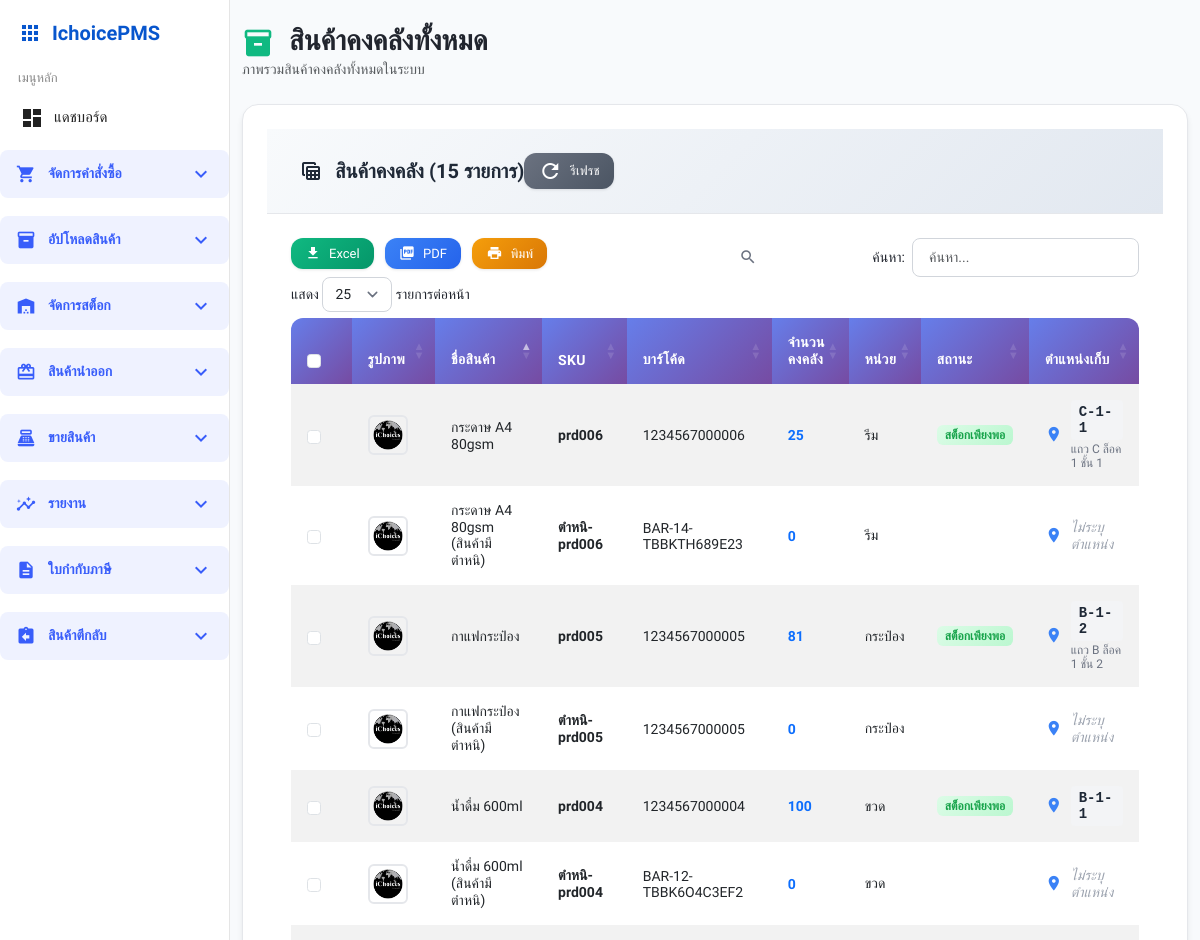
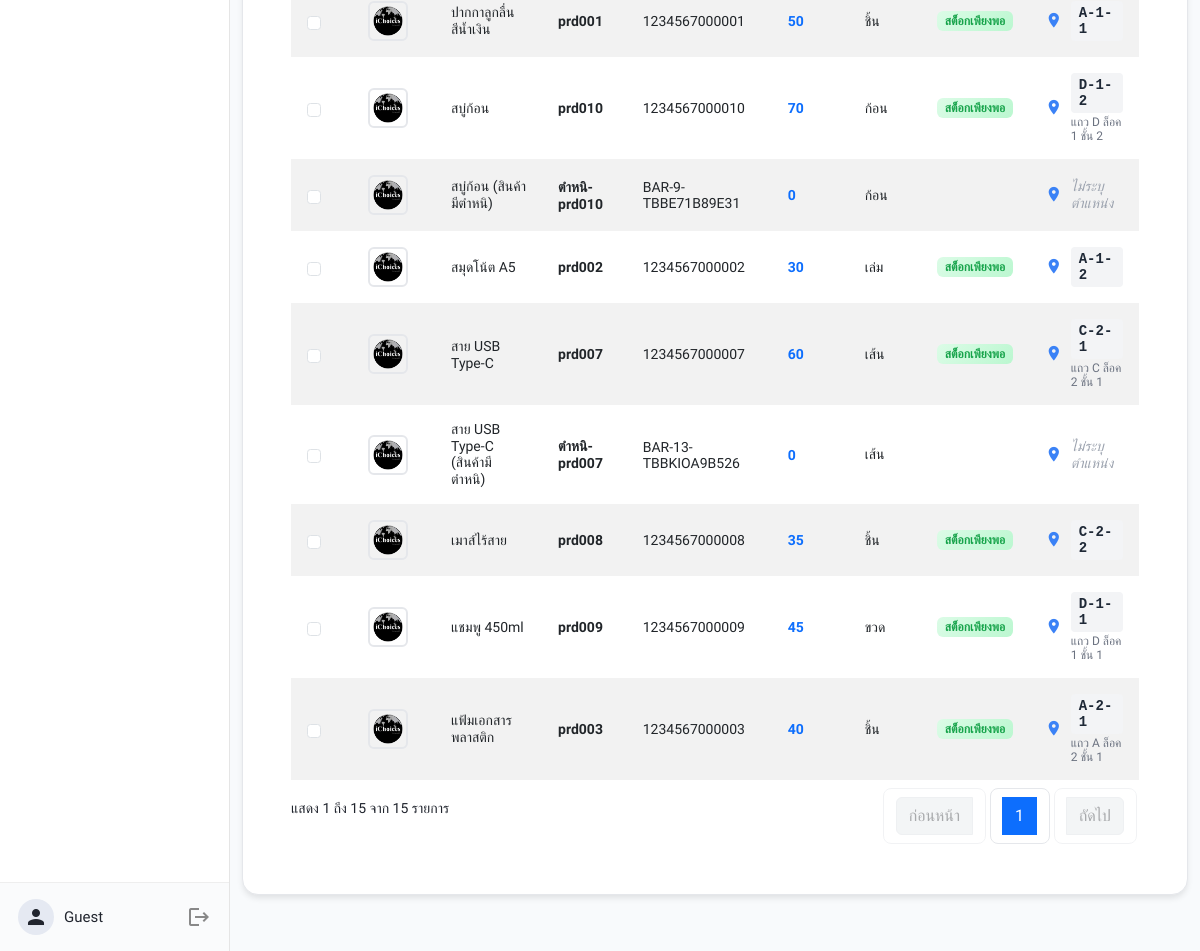
Page /stock/all_stock.php on the earlier database version (2 pictures, top to bottom).
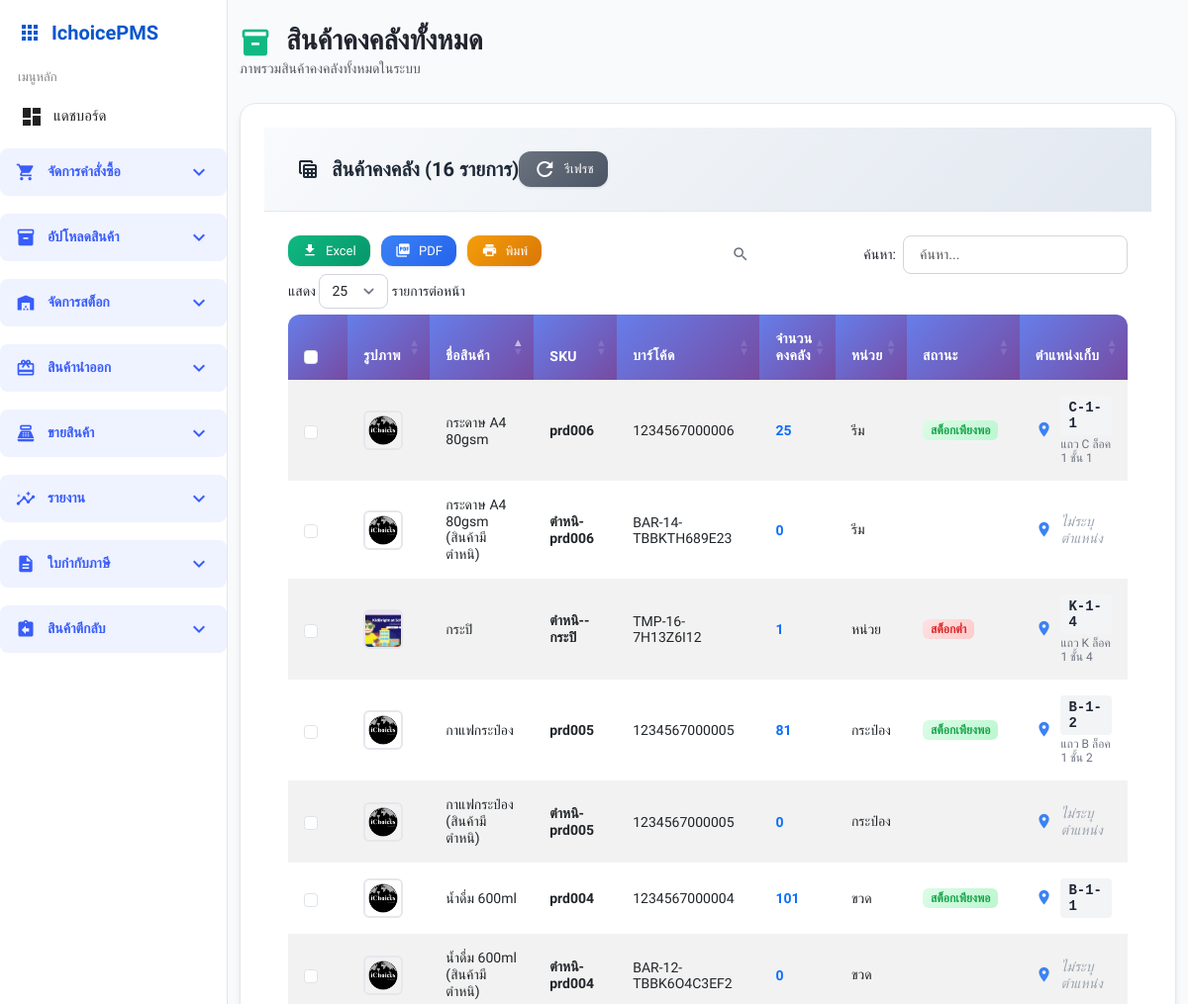
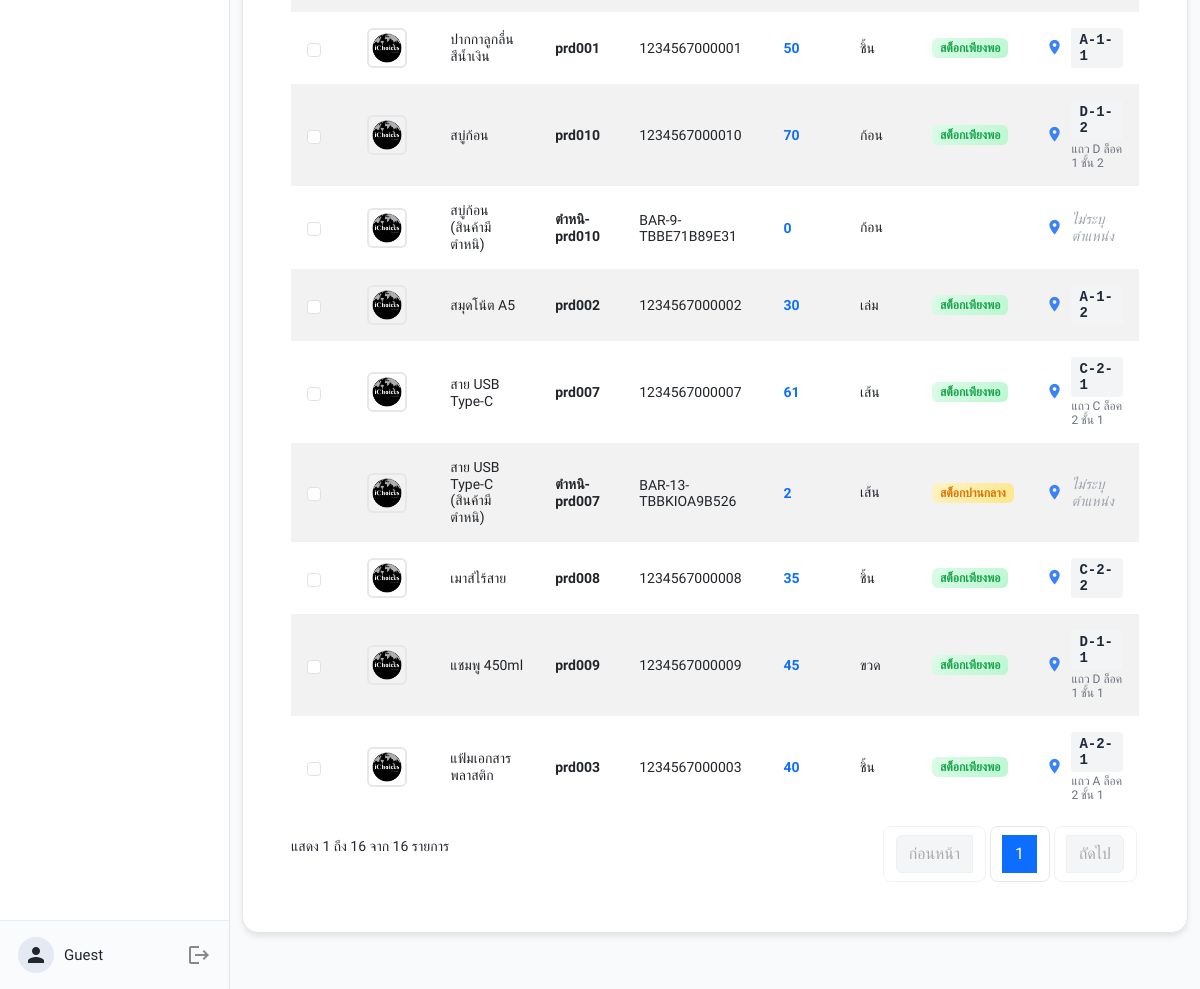
Same page on the later database version (2 pictures, top to bottom).
### tables this page shows
CREATE TABLE `products` (
  `product_id` int(11) NOT NULL,
  `name` varchar(100) NOT NULL,
  `sku` varchar(255) DEFAULT NULL,
  `barcode` varchar(50) DEFAULT NULL,
  `unit` varchar(20) DEFAULT NULL,
  `image` varchar(255) DEFAULT NULL,
  `remark_color` varchar(100) NOT NULL,
  `remark_weight` varchar(255) DEFAULT NULL,
  `remark_split` int(11) NOT NULL,
  `is_active` int(11) NOT NULL,
  `created_by` int(11) DEFAULT NULL,
  `created_at` datetime DEFAULT current_timestamp(),
  `product_category_id` int(11) DEFAULT NULL,
  `category_name` varchar(100) DEFAULT NULL COMMENT 'ชื่อประเภท'
);

### stock/all_stock.php (the view, shortened to what the rows shown need)
<?php
include '../templates/sidebar.php';
$sql_stock = "
    SELECT
        p.product_id,
        p.name,
        p.sku,
        p.barcode,
        p.unit,
        p.image,
        COALESCE(SUM(ri.receive_qty), 0) AS total_stock,
        CASE
            WHEN l.row_code IS NOT NULL AND l.bin IS NOT NULL AND l.shelf IS NOT NULL
            THEN CONCAT(l.row_code, '-', l.bin, '-', l.shelf)
            WHEN l.description IS NOT NULL
            THEN l.description
            ELSE 'ไม่ระบุตำแหน่ง'
        END as location_display,
        l.description as location_description,
        CASE
            WHEN COALESCE(SUM(ri.receive_qty), 0) > 10 THEN 'high'
            WHEN COALESCE(SUM(ri.receive_qty), 0) BETWEEN 2 AND 10 THEN 'medium'
            WHEN COALESCE(SUM(ri.receive_qty), 0) <= 1 AND COALESCE(SUM(ri.receive_qty), 0) > 0 THEN 'low'
            ELSE 'out'
        END as stock_status
    FROM products p
    LEFT JOIN purchase_order_items poi ON poi.product_id = p.product_id
    LEFT JOIN receive_items ri ON ri.item_id = poi.item_id
    LEFT JOIN product_location pl ON pl.product_id = p.product_id
    LEFT JOIN locations l ON l.location_id = pl.location_id
    GROUP BY p.product_id, p.name, p.sku, p.barcode, p.unit, p.image, l.row_code, l.bin, l.shelf, l.description
    HAVING total_stock >= 0
    ORDER BY p.name
";
$stmt = $pdo->query($sql_stock);
$products = $stmt->fetchAll(PDO::FETCH_ASSOC);
?>
<!DOCTYPE html>
<html lang="th">
<head>
    <link href="https://cdn.jsdelivr.net/npm/bootstrap@5.3.0/dist/css/bootstrap.min.css" rel="stylesheet">
    <link href="https://cdn.datatables.net/1.13.7/css/dataTables.bootstrap5.min.css" rel="stylesheet">
    <link rel="stylesheet" href="../assets/base.css">
    <link rel="stylesheet" href="../assets/sidebar.css">
    <link rel="stylesheet" href="../assets/components.css">
    <link href="../assets/modern-table.css" rel="stylesheet">
    <link href="../assets/mainwrap-modern.css" rel="stylesheet">
</head>
<body>
<div class="mainwrap">
    <div class="container-fluid py-4">
        <div class="d-flex justify-content-between align-items-center mb-4">
            <div>
                <h1 class="h3 mb-0 text-gray-800 fw-bold">
                    <span class="material-icons align-middle me-2" style="font-size: 2rem; color: #10b981;">inventory_2</span>
                    สินค้าคงคลังทั้งหมด
                </h1>
            </div>
        </div>
        <div class="table-card">
            <div class="table-body">
                <table id="all-stock-table" class="table modern-table table-striped table-hover">
                    <thead>
                        <tr>
                            <th style="width: 60px;">รูปภาพ</th>
                            <th>ชื่อสินค้า</th>
                            <th>SKU</th>
                            <th>บาร์โค้ด</th>
                            <th>จำนวนคงคลัง</th>
                            <th>หน่วย</th>
                            <th>สถานะ</th>
                            <th>ตำแหน่งเก็บ</th>
                        </tr>
                    </thead>
                    <tbody>
                        <?php if (empty($products)): ?>
                        <tr>
                            <td colspan="8" class="text-center py-4">
                                <div class="d-flex flex-column align-items-center">
                                    <span class="material-icons mb-2" style="font-size: 3rem; color: #d1d5db;">inventory</span>
                                    <h5 class="text-muted">ไม่พบข้อมูลสินค้าคงคลัง</h5>
                                    <p class="text-muted mb-0">ยังไม่มีการรับสินค้าเข้าสต็อก</p>
                                </div>
                            </td>
                        </tr>
                        <?php else: ?>
                        <?php foreach ($products as $product): ?>
                            <tr data-id="<?= $product['product_id'] ?>">
                                <td>
                                    <?php
                                    $image_path = '../images/noimg.png';
                                    if (!empty($product['image'])) {
                                        $possible_paths = [];
                                        if (strpos($product['image'], 'images/') === 0) {
                                            $possible_paths[] = '../' . $product['image'];
                                        } else {
                                            $possible_paths[] = '../images/' . $product['image'];
                                        }
                                        $possible_paths[] = '../' . $product['image'];
                                        foreach ($possible_paths as $path) {
                                            if (file_exists($path)) {
                                                $image_path = $path;
                                                break;
                                            }
                                        }
                                    }
                                    ?>
                                    <img src="<?= htmlspecialchars($image_path) ?>"
                                         alt="<?= htmlspecialchars($product['name']) ?>"
                                         class="product-image"
                                         onerror="this.src='../images/noimg.png'">
                                </td>
                                <td><?= htmlspecialchars($product['name']) ?></td>
                                <td><span class="fw-bold"><?= htmlspecialchars($product['sku']) ?></span></td>
                                <td><?= htmlspecialchars($product['barcode']) ?></td>
                                <td><span class="fw-bold text-primary"><?= number_format($product['total_stock']) ?></span></td>
                                <td><?= htmlspecialchars($product['unit']) ?></td>
                                <td>
                                    <?php
                                    $status_text = '';
                                    $status_class = '';
                                    switch ($product['stock_status']) {
                                        case 'high':
                                            $status_text = 'สต็อกเพียงพอ';
                                            $status_class = 'stock-high';
                                            break;
                                        case 'medium':
                                            $status_text = 'สต็อกปานกลาง';
                                            $status_class = 'stock-medium';
                                            break;
                                        case 'low':
                                            $status_text = 'สต็อกต่ำ';
                                            $status_class = 'stock-low';
                                            break;
                                    }
                                    ?>
                                    <span class="badge stock-badge <?= $status_class ?>"><?= $status_text ?></span>
                                </td>
                                <td>
                                    <div class="location-info">
                                        <span class="material-icons text-info" style="font-size: 1.1rem;">place</span>
                                        <div>
                                            <?php if ($product['location_display'] === 'ไม่ระบุตำแหน่ง'): ?>
                                                <span class="no-location"><?= htmlspecialchars($product['location_display']) ?></span>
                                            <?php else: ?>
                                                <div class="location-code"><?= htmlspecialchars($product['location_display']) ?></div>
                                                <?php if (!empty($product['location_description']) && $product['location_description'] != $product['location_display']): ?>
                                                    <div class="location-description"><?= htmlspecialchars($product['location_description']) ?></div>
                                                <?php endif; ?>
                                            <?php endif; ?>
                                        </div>
                                    </div>
                                </td>
                            </tr>
                        <?php endforeach; ?>
                        <?php endif; ?>
                    </tbody>
                </table>
            </div>
        </div>
    </div>
</div>
</body>
</html>

Differences in the rows shown:
added products: shows a picture, name "กระปิ", sku "ตำหนิ--กระปิ", barcode "TMP-16-7H13Z6I12", total_stock "1", unit "หน่วย", status_text "สต็อกต่ำ", location_display "K-1-4", location_description "แถว K ล็อค 1 ชั้น 4"
computed for products "น้ำดื่ม 600ml": total_stock "100" → "101"
computed for products "สาย USB Type-C": total_stock "60" → "61"
shown differently, row unchanged: products "สาย USB Type-C (สินค้ามีตำหนิ)": total_stock "0" → "2"; status_text (not shown) → "สต็อกปานกลาง"
Other differences:
count($products): "15" → "16"
text written by a page script: "Excel PDF พิมพ์ แสดง รายการต่อหน้า ค้นหา: แสดง 1 ถึง 15 จาก 15 รายการ ก่อนหน้า 1 ถัดไป" → "Excel PDF พิมพ์ แสดง รายการต่อหน้า ค้นหา: แสดง 1 ถึง 16 จาก 16 รายการ ก่อนหน้า 1 ถัดไป"
